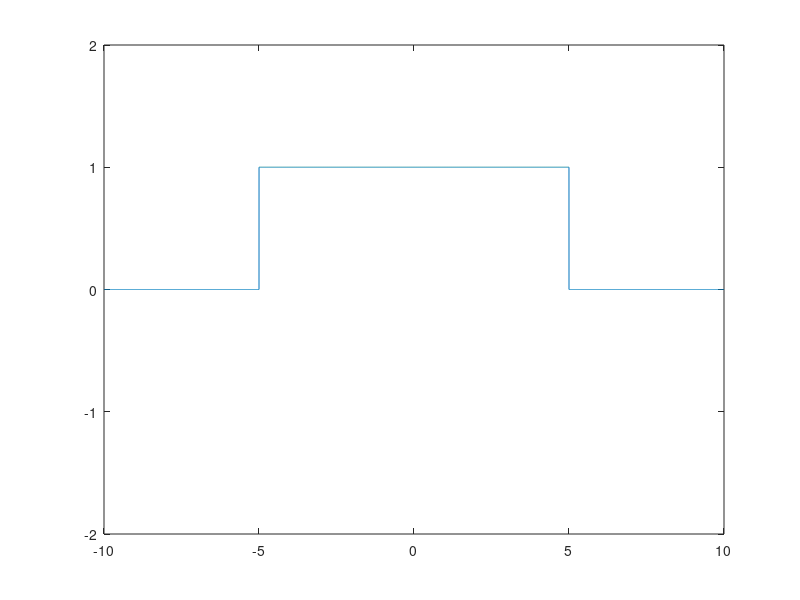

This chart was generated by the following MATLAB code:
clc;                        %Clears the command window and homes the cursor.
clear all;                  %Clear variables and functions from memory.
clf;                        %Clear current figure.

t=-10:0.001:10;
x=@(t) 1.*(t>-5 & t<5)+0.*(abs(t)>=5);
%x=inline('1.*(t>=0)','t');
plot(t,x(t));
axis([-10 10 -2 2]);
